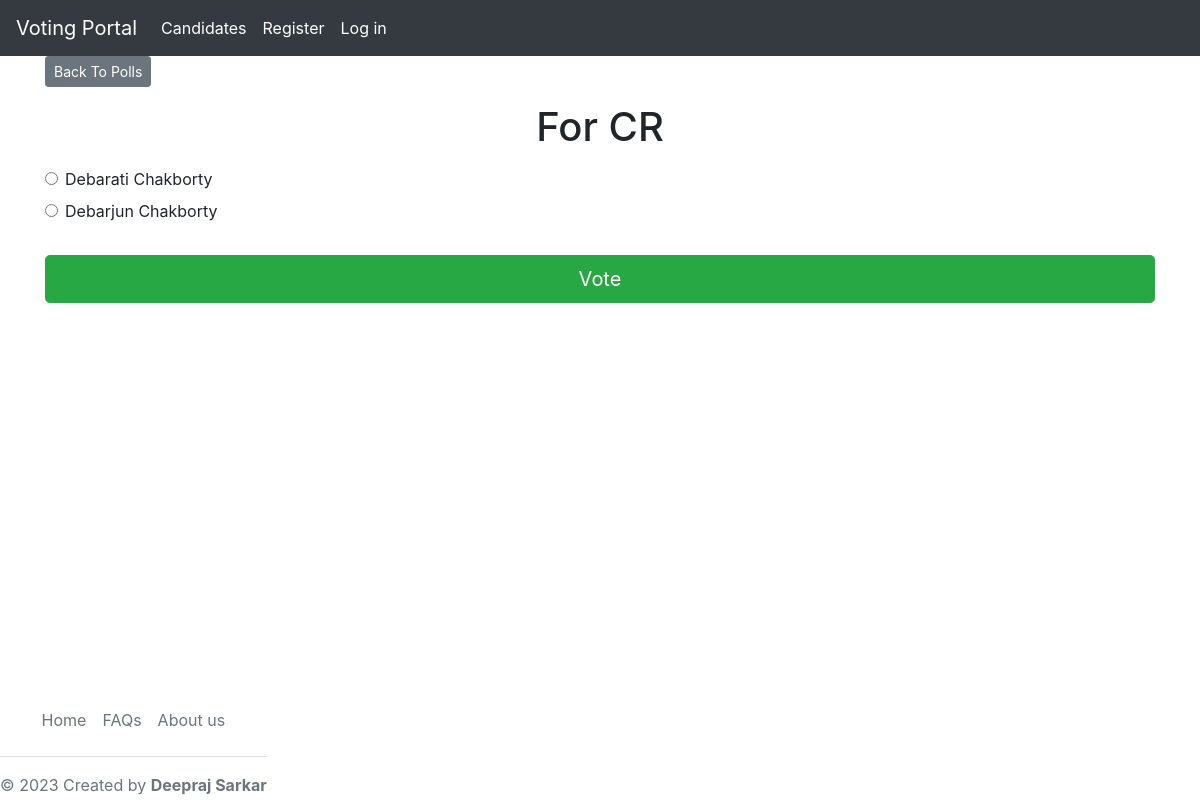
Page /candidate/1/ on the committed database.
### candidate/models.py (models this page shows, shortened)
class Position(models.Model):
    positions = models.CharField(max_length = 200)
    pub_date = models.DateTimeField('date published')
    def __str__(self):
        return self.positions

class Candidate(models.Model):
    first_name = models.CharField(max_length=30)
    last_name = models.CharField(max_length=30)
    email = models.EmailField('User Email')
    mobile_no = models.CharField(null=False, blank=False, max_length=10)
    candidate_image = models.ImageField(null=False, blank=False, upload_to="candidate_images/")
    description = models.TextField(null=True, blank=True)
    votes = models.IntegerField(default = 0)
    positions = models.ForeignKey(Position, on_delete = models.CASCADE)

### candidate/views.py (the view)
# urls.py: path('<int:position_id>/', views.detail, name ='detail'),
def detail(request, position_id):
    candidate = Candidate.objects.all()
    try:
        position = Position.objects.get(pk = position_id)
    except Position.DoesNotExist:
        raise Http404("Position does not exist")
    return render(request, 'authenticate/details.html', {
         'position': position,
         'candidate': candidate,
         })

### templates/authenticate/details.html (shortened to what this page needs)
{% extends 'base.html' %}
{% block content %}
    <a class ="btn btn-secondary btn-sm mb-3" href ="{% url 'vote_index' %}">Back To Polls</a>
    <h1 class ="text-center mb-3">{{ position }}</h1>
    <form action ="{% url 'vote' position.id %}" method ="post">
        {% for choice in position.candidate_set.all %}
            <div class ="form-check">
                <input type ="radio" name ="choice" class ="form-check-input"
                        id ="choice{{ forloop.counter }}" value ="{{ choice.id }}" />
                <label for ="choice{{ forloop.counter }}">{{ choice.first_name }} {{ choice.last_name }}</label>
            </div>
        {% endfor %}
        <input type ="submit" value ="Vote" class ="btn btn-success btn-lg btn-block mt-4" />
    </form>
{% endblock %}

### static/myfirst.css (style rules this page uses)
body { min-height: 100vh; position: relative; margin: 0; padding-bottom: 100px; box-sizing: border-box; }

### rows in the picture
Position: positions "For CR"
Candidate: first_name "Debarati", last_name "Chakborty"
Candidate: first_name "Debarjun", last_name "Chakborty"
